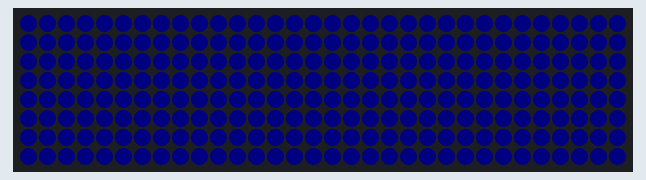
A sketch run on a simulated Arduino Uno, built with avr-gcc and run on an emulated ATmega328P. Shown: 32×8 RGB LED matrix (first LED top left, wired row by row). Dim RGB values are drawn brighter than linear.

Above: at 1.1 s.

The sketch:

880-0001-04_2019_Rev_P1.ino
```cpp
#include <Adafruit_GFX.h>
#include <Adafruit_NeoMatrix.h>
#include <Adafruit_NeoPixel.h>

#ifndef PSTR
#define PSTR // Make Arduino Due happy
#endif

#define PIN 6

Adafruit_NeoMatrix matrix = Adafruit_NeoMatrix(32, 8, PIN,
  NEO_MATRIX_TOP     + NEO_MATRIX_LEFT +
  NEO_MATRIX_COLUMNS + NEO_MATRIX_ZIGZAG,
  NEO_GRB            + NEO_KHZ800);

const uint16_t colors[] = {
  matrix.Color(255, 0, 0), matrix.Color(0, 255, 0), matrix.Color(0, 0, 255) };

void setup() {
  matrix.begin();
  matrix.setTextWrap(true);
  matrix.setBrightness(5);
  matrix.setTextColor(colors[0]);


clearScreen(1000);
//matrix.fillScreen(0);
//matrix.show();
//delay(1000);
}

//c0-c31 are dedicated to Sinwave subroutines
byte c0=0b00110000;
byte c1=0b01000000;
byte c2=0b01000000;
byte c3=0b10000000;
byte c4=0b10000000;
byte c5=0b01000000;
byte c6=0b01000000;
byte c7=0b00110000;
byte c8=0b00001100;
byte c9=0b00000010;
byte c10=0b00000010;
byte c11=0b00000001;
byte c12=0b00000001;
byte c13=0b00000010;
byte c14=0b00000010;
byte c15=0b00001100;
byte c16=0b00110000;
byte c17=0b01000000;
byte c18=0b01000000;
byte c19=0b10000000;
byte c20=0b10000000;
byte c21=0b01000000;
byte c22=0b01000000;
byte c23=0b00110000;
byte c24=0b00001100;
byte c25=0b00000010;
byte c26=0b00000010;
byte c27=0b00000001;
byte c28=0b00000001;
byte c29=0b00000010;
byte c30=0b00000010;
byte c31=0b00001100;

byte temp=0b00000000;
int x    = matrix.width();
int pass=0;

//clearScreen(1000);
//matrix.fillScreen(0);
//matrix.show();

void loop() {

//  matrix.drawPixel(0,0,colors[pass]);
//  matrix.drawPixel(0,1,colors[pass]);
//  matrix.drawPixel(0,2,colors[pass]);
//  matrix.drawPixel(0,3,colors[pass]);
//  matrix.drawPixel(0,4,colors[pass]);
//  matrix.drawPixel(0,5,colors[pass]);
//  matrix.drawPixel(0,6,colors[pass]);
//  matrix.drawPixel(0,7,colors[pass]);

  matrix.fillScreen(colors[2]);
  matrix.show();
  delay(1000);
}


void setColumn(int Value,int Column){
//ASSUMING 8 = j
  for(int j=0;j<8;j++){
  if(bitRead(Value,j)){
  matrix.drawPixel(Column,j,colors[pass]);
  matrix.show();
  }
  }
}

  void clearScreen(int clearDelay){
  matrix.fillScreen(0);
  matrix.show();
  delay(clearDelay);
}
```
